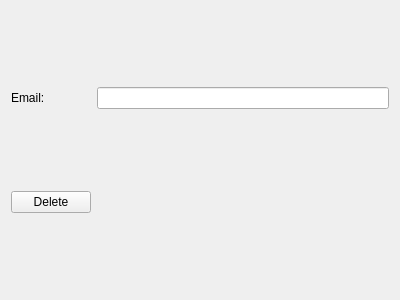
<?xml version="1.0" encoding="UTF-8"?>
<ui version="4.0">
 <class>DeleteAccWin</class>
 <widget class="QWidget" name="DeleteAccWin">
  <property name="geometry">
   <rect>
    <x>0</x>
    <y>0</y>
    <width>400</width>
    <height>300</height>
   </rect>
  </property>
  <property name="windowTitle">
   <string>Form</string>
  </property>
  <layout class="QGridLayout" name="gridLayout">
   <item row="0" column="0">
    <widget class="QLabel" name="emailLabel">
     <property name="text">
      <string>Email:</string>
     </property>
    </widget>
   </item>
   <item row="0" column="1">
    <widget class="QLineEdit" name="email"/>
   </item>
   <item row="1" column="0">
    <widget class="QPushButton" name="deleteButton">
     <property name="text">
      <string>Delete</string>
     </property>
    </widget>
   </item>
  </layout>
 </widget>
 <resources/>
 <connections/>
</ui>
